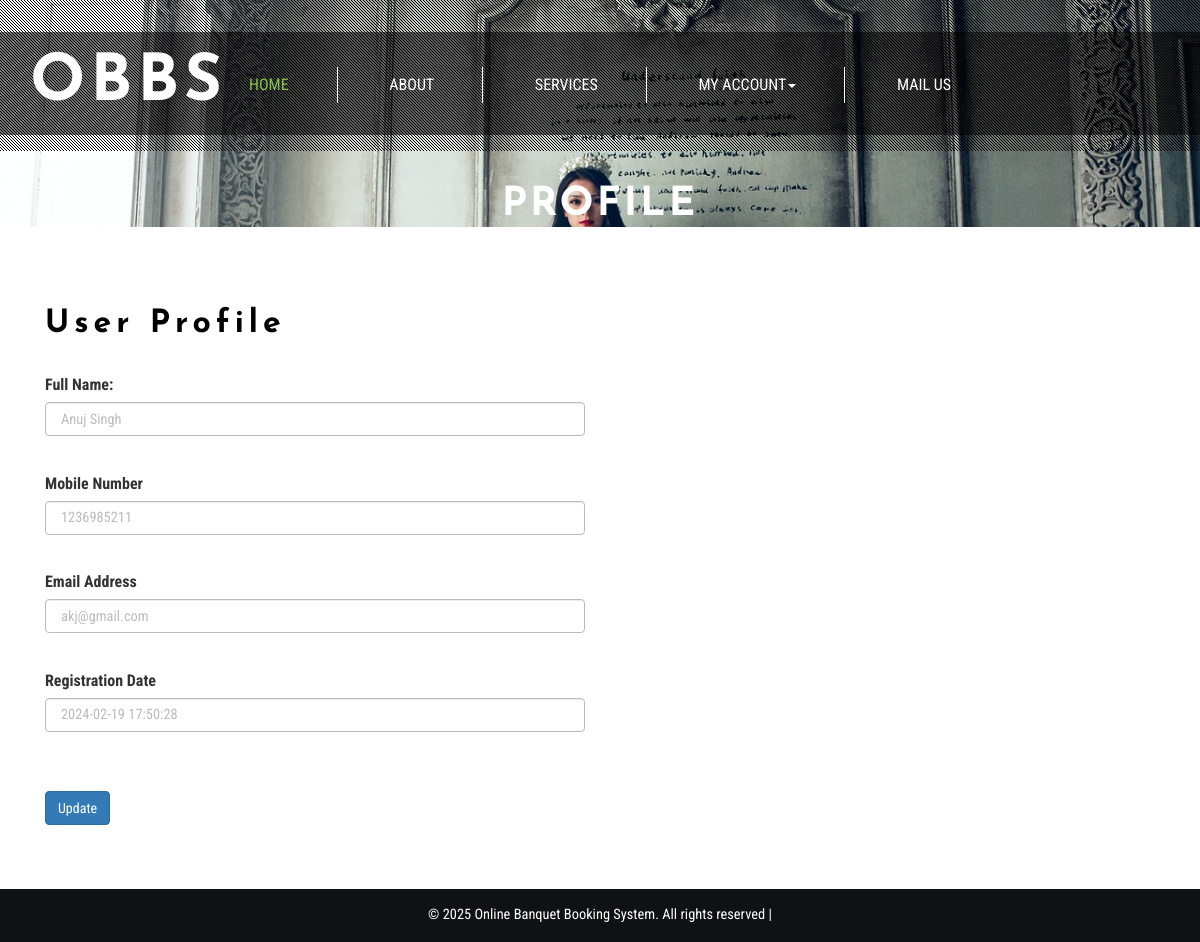
Screenshot of /profile.php (signed in) with the database file from the repository.
### tables this page shows
CREATE TABLE `tbluser` (
  `ID` int(10) NOT NULL,
  `FullName` varchar(200) DEFAULT NULL,
  `MobileNumber` bigint(10) DEFAULT NULL,
  `Email` varchar(200) DEFAULT NULL,
  `Password` varchar(200) DEFAULT NULL,
  `RegDate` timestamp NULL DEFAULT current_timestamp()
);

### profile.php (the view, shortened to what this page needs)
<?php
include('includes/dbconnection.php');
if (strlen($_SESSION['obbsuid']==0)) {
  header('location:logout.php');
  } else{
  ?>
<!DOCTYPE html>
<html lang="en">
<head>
<link href="css/bootstrap.css" rel="stylesheet" type="text/css" media="all" />
<link rel="stylesheet" href="css/style.css" type="text/css" media="all" />
<link href="css/font-awesome.css" rel="stylesheet">
</head>
<body>
	<div class="banner jarallax">
		<div class="agileinfo-dot">
			<?php include_once('includes/header.php');?>
			<div class="wthree-heading">
				<h2>Profile</h2>
			</div>
		</div>
	<div class="contact">
		<div class="container">
			<div class="agile-contact-form">
				<div class="col-md-6 contact-form-right">
					<div class="contact-form-top">
						<h3>User Profile </h3>
					</div>
					<div class="agileinfo-contact-form-grid">
						<form method="post">
							 <?php
$uid=$_SESSION['obbsuid'];
$sql="SELECT * from  tbluser where ID=:uid";
$query = $dbh -> prepare($sql);
$query->bindParam(':uid',$uid,PDO::PARAM_STR);
$query->execute();
$results=$query->fetchAll(PDO::FETCH_OBJ);
$cnt=1;
if($query->rowCount() > 0)
{
foreach($results as $row)
{               ?><div class="form-group row">
                                                <label class="col-form-label col-md-4">Full Name:</label>
                                    <div class="col-md-12">
                                        <input type="text" value="<?php  echo $row->FullName;?>" name="fname" required="true" class="form-control" >
                                    </div></div>
                                                <div class="form-group row">
                                    <label class="col-form-label col-md-4">Mobile Number</label>
                                    <div class="col-md-12">
                                        <input type="text" name="mobno" class="form-control" required="true" maxlength="10" pattern="[0-9]+" value="<?php  echo $row->MobileNumber;?>">
                                    </div>
                                </div>
                                                 <div class="form-group row">
                                    <label class="col-form-label col-md-4">Email Address</label>
                                    <div class="col-md-12">
                                        <input type="email" class="form-control" value="<?php  echo $row->Email;?>" name="email" required="true" readonly title="Email can't be edit">
                                    </div>
                                </div>
                                                <div class="form-group row">
                                    <label class="col-form-label col-md-4">Registration Date</label>
                                    <div class="col-md-12">
                                        <input type="text" value="<?php  echo $row->RegDate;?>" class="form-control" name="password" readonly="true">
                                    </div>
                                </div><?php $cnt=$cnt+1;}} ?>
                                              <br>
                                                <div class="tp">
                                                     <button type="submit" class="btn btn-primary" name="submit">Update</button>
                                                </div>
                                            </form>
					</div>
				</div>
				<div class="clearfix"> </div>
			</div>
		</div>
	</div>
	<?php include_once('includes/footer.php');?>
</body>
</html><?php }  ?>

### css/style.css (style rules this page uses)
html, body { font-size: 100%; font-family: 'Roboto Condensed', sans-serif; }
body { background:#FFFFFF; }
.banner { background: url(../images/1.jpg) no-repeat 0px 147px; background-size: cover; }
.agileinfo-dot { background: url(../images/dott.png)repeat 0px 0px; background-size: 3px; -webkit-background-size: 3px; -moz-background-size: 3px; -o-background-size: 3px; -ms-background-size: 3px; padding: 1em 0; }
.jarallax { position: relative; background-size: cover; background-repeat: no-repeat; background-position: 50% 50%; }
.banner-bottom,.services,.services-bottom,footer,.about-top,.agile-dot,.team,.gallery,.codes,.typography,.contact,.single { padding:4em 0; }
.agile-heading h3,.advantages-top h3,h2.agileits-icons-title, h3.agileits-icons-title,.w3layouts-contact-form-top h3,.contact-form-top h3,.w3agile-map h3,.agileits_three_comments h3, .w3_leave_comment h3 { color: #FFFFFF; font-size: 2em; letter-spacing: 5px; font-weight: 800; margin: 0; text-align: center; font-family: 'Josefin Sans', sans-serif; }
.wthree-heading { margin: 2em 0 1em; }
.wthree-heading h2 { color: #ffffff; font-size: 2.5em; text-align: center; margin: 0; letter-spacing: 3px; font-weight: 800; text-transform: uppercase; font-family: 'Josefin Sans', sans-serif; }
.w3layouts-contact-form-top h3,.contact-form-top h3,.w3agile-map h3 { color:#000000; text-align:left; }
.agileinfo-contact-form-grid { margin: 2em 0 0 0; }
.agileinfo-contact-form-grid input[type="text"],.agileinfo-contact-form-grid input[type="email"] { display: inline-block; background: none; border: 1.5px solid #BBBBBB; width: 100%; outline: none; padding: 10px 15px 10px 15px; font-size: .9em; color: #BBBBBB; margin-bottom: 1.5em; }
.agileinfo-contact-form-grid input[type="password"],.agileinfo-contact-form-grid input[type="email"] { display: inline-block; background: none; border: 1.5px solid #BBBBBB; width: 100%; outline: none; padding: 10px 15px 10px 15px; font-size: .9em; color: #BBBBBB; margin-bottom: 1.5em; }

### rows the page displays
tbluser: fname "Anuj Singh", mobno "1236985211", email "akj@gmail.com", password "2024-02-19 17:50:28"
